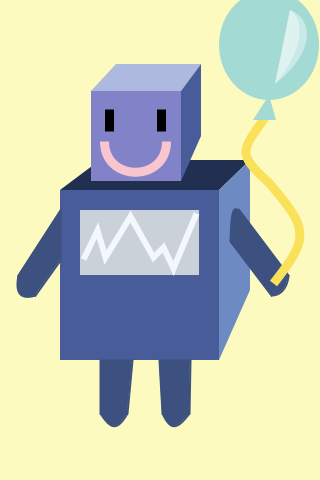
Frame 1 (no input)
Frame 60 (the mouse pressed at the canvas centre just before this capture): identical to frame 1, image omitted
Frame 120 (the mouse held since frame 60 and released just before this capture): identical to frame 1, image omitted

The Processing sketch that drew this single still picture (run headless with seeded random() and noise(); from frame 60 on, the mouse is pressed at the canvas centre):

// Processing sketch: processing_5183
// ── processing_5183.pde

boolean Bsize = false;
boolean LCD = false;

void setup() {
//background(#FCFABE); 
size(320, 480); 
smooth(); 
}

void draw() {
background(#FCFABE); 
//body part 1 
fill(#213051); 
noStroke(); 
int x; 
x = 60; 
quad(x, 190, x+40, 160, x+190, 160 ,x+159, 190); 
//body part 2 
fill(#485C99); 
quad(x, 190, x, 360, x+159, 360, x+160, 190); 
//body part 3 
fill(#6D8AC3); 
quad(x+159, 190, x+190, 160, x+190, 290, x+159, 360); 
//LCD on body 
fill(#CAD1D8); 
quad(80, 210, 80, 275, 199, 275, 199, 210); 
//white graph on the LCD 
stroke(#F3F8FD); 
strokeWeight(6); 
strokeCap(SQUARE);  
beginShape(); 
vertex(83, 259); 
vertex(97, 230); 
vertex(105, 257); 
vertex(130, 216); 
vertex(153, 257); 
vertex(163, 247); 
vertex(173, 268); 
vertex(196, 213); 
endShape(); 
////////moving shape on LCD
//left arm 
strokeCap(SQUARE);
strokeWeight(2);
stroke(#3C5180);
fill(#3C5180); 
//noStroke(); 
bezier(18, 275, 14, 295, 22, 299, 35, 295); 
quad(60, 210, 18, 275, 35, 295, 60, 260); 
//right arm 
quad(239, 210, 288, 275, 271, 295, 230,241 ); 
bezier(239, 210, 233, 207, 231, 207, 230, 241); 
bezier(288, 275, 288, 277, 286, 295, 271, 295); 
//left leg 
beginShape(); 
beginShape(); 
int y= 100; 
quad(y, 360, y, 413, y+27, 413,y+32, 360);  
bezier(y, 413, y+11, 430, y+17, 430, y+27, 413); 
//right leg 
y= y+59; 
quad(y, 360, y+3, 413, y+30, 413,y+31, 360);  
bezier(y+3, 413, y+11, 430, y+17, 430, y+30, 413); 
 
//robot's head 
fill(#8182C7); 
smooth(); 
noStroke(); 
int z=91; 
quad(z, 181, z, 91, z+90, 91, z+90, 181);//front 
fill(#ADB9DE); 
quad(z, 91, z+25, 64,z+110, 64, z+90, 91);//top 
fill(#485C99); 
quad(z+110, 64, z+90, 91, z+90, 181, z+110, z+45);//side 
///rainbow LCD
if (LCD == false) {
  fill(#CAD1D8); 
quad(80, 210, 80, 275, 199, 275, 199, 210); 
//white graph on the LCD 
stroke(#F3F8FD); 
strokeWeight(6); 
strokeCap(SQUARE);  
beginShape(); 
vertex(83, 259); 
vertex(97, 230); 
vertex(105, 257); 
vertex(130, 216); 
vertex(153, 257); 
vertex(163, 247); 
vertex(173, 268); 
vertex(196, 213); 
endShape();
} else { colorMode(HSB);
for (int i = 80; i <200; i++) {
  stroke(i*1.3, 255, 230);
  line(i, 210, i, 274);
}
}
//change of mouth
if (key == CODED) {
if (keyCode == DOWN) {
   
    stroke(#F9C5CE); 
    strokeCap(SQUARE); 
    smooth(); 
    fill(#F9C5CE);
    beginShape();
    bezier(104, 141, 104, 182, 166, 182, 166, 141); 
    endShape();
    noStroke();
    fill(#F72644, 150);
    ellipse(100, 137, 18, 11);
    ellipse(172, 137, 18, 11); //mouth
    
    noFill();
    stroke(#FF152C, 170); 
    strokeWeight(6); 
    strokeCap(SQUARE);  
    beginShape(); 
    vertex(83, 259); 
    vertex(97, 230); 
    vertex(105, 257); 
    vertex(130, 216); 
    vertex(153, 257); 
    vertex(163, 247); 
    vertex(173, 268); 
    vertex(196, 213); 
    endShape(); //change of LCD
      
}
}
 
//facial expression 
stroke(0); 
strokeWeight(9); 
strokeCap(SQUARE); 
smooth(); 
line(z+18, 109, z+18, 131); 
z = z+52; 
line(z+18, 109, z+18, 131);//eyes 
stroke(#F9C5CE); 
strokeCap(SQUARE); 
smooth(); 
noFill(); 
bezier(104, 141, 104, 182, 166, 182, 166, 141);  

//balloon 
stroke(#F9E25A); 
beginShape(); 
vertex(269, 110); 
bezierVertex(243, 150, 233, 150,268, 182);  
bezierVertex(310, 230, 308, 238, 273, 283); 
endShape(); 
smooth(); 
noStroke(); 

//circle of balloon
if (Bsize == false)   
{
fill(#A4DAD4); 
triangle(253,120, 276, 120,269, 95); 
ellipse(269, 45, 100, 110); 
noStroke(); 
fill(255, 100); 
beginShape(); 
bezier(290, 10, 310, 17, 320, 48, 275, 84); 
bezier(290, 10, 300, 15, 310, 43, 275, 84); 
endShape(); 

} else { 
  fill(#A4DAD4);
  triangle(250,130, 279, 130,269, 105); 
  ellipse(269, 45, 130, 140);
  fill(255, 100); 
  beginShape(); 
  bezier(290, 10, 310, 17, 320, 48, 275, 84); 
  bezier(290, 10, 300, 15, 310, 43, 275, 84); 
  endShape(); 
 
}
}

void mousePressed() { if ((mouseX>235) && (mouseX<320) &&(mouseY>0)
  &&(mouseY<120) && (Bsize = true));
  }
void mouseReleased() { 
  Bsize = false;
  LCD = false;
}
  //ends here (movement of balloon)
  
void mouseDragged(){ if ((mouseX>80) && (mouseX<199) && 
(mouseY>210) && (mouseY<270) && (LCD = true));
}

void mouseMoved() {
if(dist (269, 45, mouseX, mouseY)<50) {
  fill(#DBDCDD);
  triangle(253,120, 276, 120,269, 95); 
  ellipse(269, 45, 100, 110); 
  noStroke(); 
  fill(255, 100); 
  beginShape(); 
  bezier(290, 10, 310, 17, 320, 48, 275, 84); 
  bezier(290, 10, 300, 15, 310, 43, 275, 84); 
  endShape(); 
}
}
//1. when the mouse moves inside of the balloon, the color of balloon
//   changes and when i click the mouse, the balloon gets bigger.
//2. when I press the 'down' key, robot's smile gets bigger and
//   white graph on his LCD changes the color.
//3. When I put my mouse at his LCD and drag it, it shows me
//   rainbow colors.
